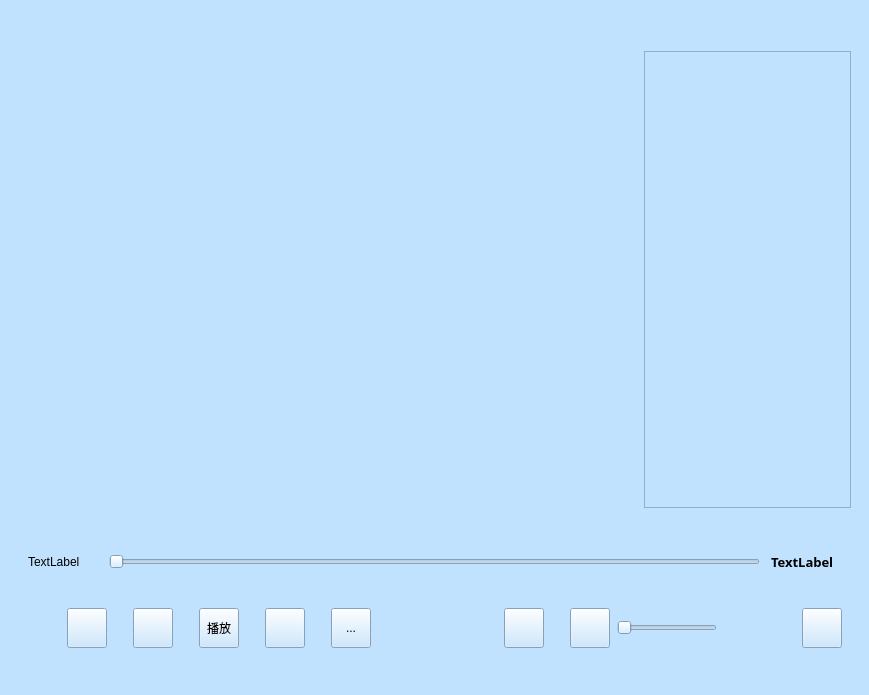
<?xml version="1.0" encoding="UTF-8"?>
<ui version="4.0">
 <class>MainWindow</class>
 <widget class="QMainWindow" name="MainWindow">
  <property name="geometry">
   <rect>
    <x>0</x>
    <y>0</y>
    <width>869</width>
    <height>695</height>
   </rect>
  </property>
  <property name="windowTitle">
   <string>MainWindow</string>
  </property>
  <property name="styleSheet">
   <string notr="true">background-color: rgb(192, 226, 255);</string>
  </property>
  <widget class="QWidget" name="centralwidget">
   <layout class="QVBoxLayout" name="verticalLayout">
    <item>
     <spacer name="upperSpacer">
      <property name="orientation">
       <enum>Qt::Vertical</enum>
      </property>
      <property name="sizeType">
       <enum>QSizePolicy::Fixed</enum>
      </property>
      <property name="sizeHint" stdset="0">
       <size>
        <width>20</width>
        <height>20</height>
       </size>
      </property>
     </spacer>
    </item>
    <item>
     <widget class="QWidget" name="widget_3" native="true">
      <layout class="QGridLayout" name="gridLayout_2">
       <item row="1" column="0">
        <widget class="QLabel" name="playarea">
         <property name="minimumSize">
          <size>
           <width>600</width>
           <height>400</height>
          </size>
         </property>
         <property name="styleSheet">
          <string notr="true"/>
         </property>
         <property name="text">
          <string/>
         </property>
         <property name="alignment">
          <set>Qt::AlignCenter</set>
         </property>
        </widget>
       </item>
       <item row="2" column="0">
        <spacer name="playdownSpacer">
         <property name="orientation">
          <enum>Qt::Vertical</enum>
         </property>
         <property name="sizeType">
          <enum>QSizePolicy::Fixed</enum>
         </property>
         <property name="sizeHint" stdset="0">
          <size>
           <width>20</width>
           <height>10</height>
          </size>
         </property>
        </spacer>
       </item>
       <item row="1" column="1">
        <spacer name="playmiddleSpacer">
         <property name="orientation">
          <enum>Qt::Horizontal</enum>
         </property>
         <property name="sizeType">
          <enum>QSizePolicy::Fixed</enum>
         </property>
         <property name="sizeHint" stdset="0">
          <size>
           <width>20</width>
           <height>20</height>
          </size>
         </property>
        </spacer>
       </item>
       <item row="1" column="2">
        <widget class="QListView" name="m_playlistView">
         <property name="minimumSize">
          <size>
           <width>150</width>
           <height>400</height>
          </size>
         </property>
         <property name="maximumSize">
          <size>
           <width>300</width>
           <height>900</height>
          </size>
         </property>
        </widget>
       </item>
       <item row="0" column="0">
        <spacer name="playupperSpacer">
         <property name="orientation">
          <enum>Qt::Vertical</enum>
         </property>
         <property name="sizeType">
          <enum>QSizePolicy::Fixed</enum>
         </property>
         <property name="sizeHint" stdset="0">
          <size>
           <width>20</width>
           <height>13</height>
          </size>
         </property>
        </spacer>
       </item>
      </layout>
     </widget>
    </item>
    <item>
     <spacer name="verticalSpacer">
      <property name="orientation">
       <enum>Qt::Vertical</enum>
      </property>
      <property name="sizeType">
       <enum>QSizePolicy::Fixed</enum>
      </property>
      <property name="sizeHint" stdset="0">
       <size>
        <width>20</width>
        <height>10</height>
       </size>
      </property>
     </spacer>
    </item>
    <item>
     <widget class="QWidget" name="widget_2" native="true">
      <property name="minimumSize">
       <size>
        <width>0</width>
        <height>30</height>
       </size>
      </property>
      <property name="maximumSize">
       <size>
        <width>16777215</width>
        <height>30</height>
       </size>
      </property>
      <property name="cursor">
       <cursorShape>ArrowCursor</cursorShape>
      </property>
      <layout class="QHBoxLayout" name="horizontalLayout_2">
       <item>
        <spacer name="horizontalSpacer_4">
         <property name="orientation">
          <enum>Qt::Horizontal</enum>
         </property>
         <property name="sizeType">
          <enum>QSizePolicy::Fixed</enum>
         </property>
         <property name="sizeHint" stdset="0">
          <size>
           <width>10</width>
           <height>20</height>
          </size>
         </property>
        </spacer>
       </item>
       <item>
        <widget class="QLabel" name="passedtime">
         <property name="minimumSize">
          <size>
           <width>70</width>
           <height>20</height>
          </size>
         </property>
         <property name="maximumSize">
          <size>
           <width>70</width>
           <height>20</height>
          </size>
         </property>
         <property name="palette">
          <palette>
           <active>
            <colorrole role="Button">
             <brush brushstyle="SolidPattern">
              <color alpha="255">
               <red>192</red>
               <green>226</green>
               <blue>255</blue>
              </color>
             </brush>
            </colorrole>
            <colorrole role="Base">
             <brush brushstyle="SolidPattern">
              <color alpha="255">
               <red>192</red>
               <green>226</green>
               <blue>255</blue>
              </color>
             </brush>
            </colorrole>
            <colorrole role="Window">
             <brush brushstyle="SolidPattern">
              <color alpha="255">
               <red>192</red>
               <green>226</green>
               <blue>255</blue>
              </color>
             </brush>
            </colorrole>
           </active>
           <inactive>
            <colorrole role="Button">
             <brush brushstyle="SolidPattern">
              <color alpha="255">
               <red>192</red>
               <green>226</green>
               <blue>255</blue>
              </color>
             </brush>
            </colorrole>
            <colorrole role="Base">
             <brush brushstyle="SolidPattern">
              <color alpha="255">
               <red>192</red>
               <green>226</green>
               <blue>255</blue>
              </color>
             </brush>
            </colorrole>
            <colorrole role="Window">
             <brush brushstyle="SolidPattern">
              <color alpha="255">
               <red>192</red>
               <green>226</green>
               <blue>255</blue>
              </color>
             </brush>
            </colorrole>
           </inactive>
           <disabled>
            <colorrole role="Button">
             <brush brushstyle="SolidPattern">
              <color alpha="255">
               <red>192</red>
               <green>226</green>
               <blue>255</blue>
              </color>
             </brush>
            </colorrole>
            <colorrole role="Base">
             <brush brushstyle="SolidPattern">
              <color alpha="255">
               <red>192</red>
               <green>226</green>
               <blue>255</blue>
              </color>
             </brush>
            </colorrole>
            <colorrole role="Window">
             <brush brushstyle="SolidPattern">
              <color alpha="255">
               <red>192</red>
               <green>226</green>
               <blue>255</blue>
              </color>
             </brush>
            </colorrole>
           </disabled>
          </palette>
         </property>
         <property name="styleSheet">
          <string notr="true">font: 700 10pt &quot;微软雅黑&quot;;</string>
         </property>
         <property name="text">
          <string>TextLabel</string>
         </property>
        </widget>
       </item>
       <item>
        <spacer name="horizontalSpacer_14">
         <property name="orientation">
          <enum>Qt::Horizontal</enum>
         </property>
         <property name="sizeType">
          <enum>QSizePolicy::Fixed</enum>
         </property>
         <property name="sizeHint" stdset="0">
          <size>
           <width>5</width>
           <height>20</height>
          </size>
         </property>
        </spacer>
       </item>
       <item>
        <widget class="QSlider" name="progressbar">
         <property name="minimumSize">
          <size>
           <width>400</width>
           <height>20</height>
          </size>
         </property>
         <property name="maximumSize">
          <size>
           <width>16777215</width>
           <height>20</height>
          </size>
         </property>
         <property name="cursor">
          <cursorShape>OpenHandCursor</cursorShape>
         </property>
         <property name="styleSheet">
          <string notr="true"/>
         </property>
         <property name="orientation">
          <enum>Qt::Horizontal</enum>
         </property>
        </widget>
       </item>
       <item>
        <spacer name="horizontalSpacer_13">
         <property name="orientation">
          <enum>Qt::Horizontal</enum>
         </property>
         <property name="sizeType">
          <enum>QSizePolicy::Fixed</enum>
         </property>
         <property name="sizeHint" stdset="0">
          <size>
           <width>5</width>
           <height>20</height>
          </size>
         </property>
        </spacer>
       </item>
       <item>
        <widget class="QLabel" name="sumtime">
         <property name="minimumSize">
          <size>
           <width>70</width>
           <height>20</height>
          </size>
         </property>
         <property name="maximumSize">
          <size>
           <width>70</width>
           <height>20</height>
          </size>
         </property>
         <property name="palette">
          <palette>
           <active>
            <colorrole role="Button">
             <brush brushstyle="SolidPattern">
              <color alpha="255">
               <red>192</red>
               <green>226</green>
               <blue>255</blue>
              </color>
             </brush>
            </colorrole>
            <colorrole role="Base">
             <brush brushstyle="SolidPattern">
              <color alpha="255">
               <red>192</red>
               <green>226</green>
               <blue>255</blue>
              </color>
             </brush>
            </colorrole>
            <colorrole role="Window">
             <brush brushstyle="SolidPattern">
              <color alpha="255">
               <red>192</red>
               <green>226</green>
               <blue>255</blue>
              </color>
             </brush>
            </colorrole>
           </active>
           <inactive>
            <colorrole role="Button">
             <brush brushstyle="SolidPattern">
              <color alpha="255">
               <red>192</red>
               <green>226</green>
               <blue>255</blue>
              </color>
             </brush>
            </colorrole>
            <colorrole role="Base">
             <brush brushstyle="SolidPattern">
              <color alpha="255">
               <red>192</red>
               <green>226</green>
               <blue>255</blue>
              </color>
             </brush>
            </colorrole>
            <colorrole role="Window">
             <brush brushstyle="SolidPattern">
              <color alpha="255">
               <red>192</red>
               <green>226</green>
               <blue>255</blue>
              </color>
             </brush>
            </colorrole>
           </inactive>
           <disabled>
            <colorrole role="Button">
             <brush brushstyle="SolidPattern">
              <color alpha="255">
               <red>192</red>
               <green>226</green>
               <blue>255</blue>
              </color>
             </brush>
            </colorrole>
            <colorrole role="Base">
             <brush brushstyle="SolidPattern">
              <color alpha="255">
               <red>192</red>
               <green>226</green>
               <blue>255</blue>
              </color>
             </brush>
            </colorrole>
            <colorrole role="Window">
             <brush brushstyle="SolidPattern">
              <color alpha="255">
               <red>192</red>
               <green>226</green>
               <blue>255</blue>
              </color>
             </brush>
            </colorrole>
           </disabled>
          </palette>
         </property>
         <property name="font">
          <font>
           <family>微软雅黑</family>
           <pointsize>10</pointsize>
           <italic>false</italic>
           <bold>true</bold>
           <stylestrategy>PreferAntialias</stylestrategy>
          </font>
         </property>
         <property name="styleSheet">
          <string notr="true">font: 700 10pt &quot;微软雅黑&quot;;</string>
         </property>
         <property name="text">
          <string>TextLabel</string>
         </property>
        </widget>
       </item>
       <item>
        <spacer name="horizontalSpacer_3">
         <property name="orientation">
          <enum>Qt::Horizontal</enum>
         </property>
         <property name="sizeType">
          <enum>QSizePolicy::Fixed</enum>
         </property>
         <property name="sizeHint" stdset="0">
          <size>
           <width>10</width>
           <height>30</height>
          </size>
         </property>
        </spacer>
       </item>
      </layout>
     </widget>
    </item>
    <item>
     <spacer name="middleSpacer">
      <property name="orientation">
       <enum>Qt::Vertical</enum>
      </property>
      <property name="sizeType">
       <enum>QSizePolicy::Fixed</enum>
      </property>
      <property name="sizeHint" stdset="0">
       <size>
        <width>17</width>
        <height>10</height>
       </size>
      </property>
     </spacer>
    </item>
    <item>
     <widget class="QWidget" name="downwindow" native="true">
      <property name="minimumSize">
       <size>
        <width>0</width>
        <height>65</height>
       </size>
      </property>
      <property name="maximumSize">
       <size>
        <width>16777215</width>
        <height>65</height>
       </size>
      </property>
      <layout class="QHBoxLayout" name="horizontalLayout_4">
       <item>
        <widget class="QWidget" name="widget" native="true">
         <property name="minimumSize">
          <size>
           <width>0</width>
           <height>60</height>
          </size>
         </property>
         <property name="maximumSize">
          <size>
           <width>16777215</width>
           <height>50</height>
          </size>
         </property>
         <layout class="QHBoxLayout" name="horizontalLayout">
          <item>
           <spacer name="horizontalSpacer_8">
            <property name="orientation">
             <enum>Qt::Horizontal</enum>
            </property>
            <property name="sizeType">
             <enum>QSizePolicy::Fixed</enum>
            </property>
            <property name="sizeHint" stdset="0">
             <size>
              <width>40</width>
              <height>20</height>
             </size>
            </property>
           </spacer>
          </item>
          <item>
           <widget class="QToolButton" name="PlayMode">
            <property name="minimumSize">
             <size>
              <width>40</width>
              <height>40</height>
             </size>
            </property>
            <property name="maximumSize">
             <size>
              <width>16777215</width>
              <height>40</height>
             </size>
            </property>
            <property name="styleSheet">
             <string notr="true"/>
            </property>
            <property name="text">
             <string/>
            </property>
            <property name="shortcut">
             <string>Ctrl+M</string>
            </property>
           </widget>
          </item>
          <item>
           <spacer name="horizontalSpacer_7">
            <property name="orientation">
             <enum>Qt::Horizontal</enum>
            </property>
            <property name="sizeType">
             <enum>QSizePolicy::Fixed</enum>
            </property>
            <property name="sizeHint" stdset="0">
             <size>
              <width>20</width>
              <height>20</height>
             </size>
            </property>
           </spacer>
          </item>
          <item>
           <widget class="QToolButton" name="prebtn">
            <property name="minimumSize">
             <size>
              <width>40</width>
              <height>40</height>
             </size>
            </property>
            <property name="maximumSize">
             <size>
              <width>16777215</width>
              <height>40</height>
             </size>
            </property>
            <property name="styleSheet">
             <string notr="true"/>
            </property>
            <property name="text">
             <string/>
            </property>
            <property name="shortcut">
             <string>Ctrl+Left</string>
            </property>
           </widget>
          </item>
          <item>
           <spacer name="horizontalSpacer">
            <property name="orientation">
             <enum>Qt::Horizontal</enum>
            </property>
            <property name="sizeType">
             <enum>QSizePolicy::Fixed</enum>
            </property>
            <property name="sizeHint" stdset="0">
             <size>
              <width>20</width>
              <height>20</height>
             </size>
            </property>
           </spacer>
          </item>
          <item>
           <widget class="QToolButton" name="playbtn">
            <property name="minimumSize">
             <size>
              <width>40</width>
              <height>40</height>
             </size>
            </property>
            <property name="maximumSize">
             <size>
              <width>40</width>
              <height>40</height>
             </size>
            </property>
            <property name="styleSheet">
             <string notr="true"/>
            </property>
            <property name="text">
             <string>播放</string>
            </property>
            <property name="iconSize">
             <size>
              <width>40</width>
              <height>40</height>
             </size>
            </property>
            <property name="shortcut">
             <string>Space</string>
            </property>
           </widget>
          </item>
          <item>
           <spacer name="horizontalSpacer_2">
            <property name="orientation">
             <enum>Qt::Horizontal</enum>
            </property>
            <property name="sizeType">
             <enum>QSizePolicy::Fixed</enum>
            </property>
            <property name="sizeHint" stdset="0">
             <size>
              <width>20</width>
              <height>20</height>
             </size>
            </property>
           </spacer>
          </item>
          <item>
           <widget class="QToolButton" name="nextbtn">
            <property name="minimumSize">
             <size>
              <width>40</width>
              <height>40</height>
             </size>
            </property>
            <property name="maximumSize">
             <size>
              <width>40</width>
              <height>40</height>
             </size>
            </property>
            <property name="styleSheet">
             <string notr="true"/>
            </property>
            <property name="text">
             <string/>
            </property>
            <property name="shortcut">
             <string>Ctrl+Right</string>
            </property>
           </widget>
          </item>
          <item>
           <spacer name="horizontalSpacer_9">
            <property name="orientation">
             <enum>Qt::Horizontal</enum>
            </property>
            <property name="sizeType">
             <enum>QSizePolicy::Fixed</enum>
            </property>
            <property name="sizeHint" stdset="0">
             <size>
              <width>20</width>
              <height>20</height>
             </size>
            </property>
           </spacer>
          </item>
          <item>
           <widget class="QToolButton" name="ratebtn">
            <property name="minimumSize">
             <size>
              <width>40</width>
              <height>40</height>
             </size>
            </property>
            <property name="maximumSize">
             <size>
              <width>40</width>
              <height>40</height>
             </size>
            </property>
            <property name="text">
             <string>...</string>
            </property>
            <property name="shortcut">
             <string>Ctrl+R</string>
            </property>
           </widget>
          </item>
          <item>
           <spacer name="horizontalSpacer_10">
            <property name="orientation">
             <enum>Qt::Horizontal</enum>
            </property>
            <property name="sizeType">
             <enum>QSizePolicy::Fixed</enum>
            </property>
            <property name="sizeHint" stdset="0">
             <size>
              <width>30</width>
              <height>20</height>
             </size>
            </property>
           </spacer>
          </item>
         </layout>
        </widget>
       </item>
       <item>
        <widget class="QWidget" name="widget_4" native="true">
         <property name="minimumSize">
          <size>
           <width>200</width>
           <height>60</height>
          </size>
         </property>
         <property name="maximumSize">
          <size>
           <width>16777215</width>
           <height>50</height>
          </size>
         </property>
         <layout class="QHBoxLayout" name="horizontalLayout_3">
          <item>
           <spacer name="horizontalSpacer_5">
            <property name="orientation">
             <enum>Qt::Horizontal</enum>
            </property>
            <property name="sizeHint" stdset="0">
             <size>
              <width>40</width>
              <height>20</height>
             </size>
            </property>
           </spacer>
          </item>
          <item>
           <widget class="QToolButton" name="fullscreenbtn">
            <property name="minimumSize">
             <size>
              <width>40</width>
              <height>40</height>
             </size>
            </property>
            <property name="maximumSize">
             <size>
              <width>16777215</width>
              <height>40</height>
             </size>
            </property>
            <property name="styleSheet">
             <string notr="true"/>
            </property>
            <property name="text">
             <string/>
            </property>
            <property name="shortcut">
             <string>Ctrl+F</string>
            </property>
           </widget>
          </item>
          <item>
           <spacer name="horizontalSpacer_6">
            <property name="orientation">
             <enum>Qt::Horizontal</enum>
            </property>
            <property name="sizeType">
             <enum>QSizePolicy::Fixed</enum>
            </property>
            <property name="sizeHint" stdset="0">
             <size>
              <width>20</width>
              <height>20</height>
             </size>
            </property>
           </spacer>
          </item>
          <item>
           <widget class="QToolButton" name="volumebtn">
            <property name="minimumSize">
             <size>
              <width>40</width>
              <height>40</height>
             </size>
            </property>
            <property name="maximumSize">
             <size>
              <width>16777215</width>
              <height>40</height>
             </size>
            </property>
            <property name="styleSheet">
             <string notr="true"/>
            </property>
            <property name="text">
             <string/>
            </property>
            <property name="shortcut">
             <string>Ctrl+V</string>
            </property>
           </widget>
          </item>
          <item>
           <spacer name="horizontalSpacer_11">
            <property name="orientation">
             <enum>Qt::Horizontal</enum>
            </property>
            <property name="sizeType">
             <enum>QSizePolicy::Fixed</enum>
            </property>
            <property name="sizeHint" stdset="0">
             <size>
              <width>1</width>
              <height>20</height>
             </size>
            </property>
           </spacer>
          </item>
          <item>
           <widget class="QSlider" name="volslider">
            <property name="minimumSize">
             <size>
              <width>100</width>
              <height>0</height>
             </size>
            </property>
            <property name="maximum">
             <number>1</number>
            </property>
            <property name="singleStep">
             <number>0</number>
            </property>
            <property name="pageStep">
             <number>0</number>
            </property>
            <property name="orientation">
             <enum>Qt::Horizontal</enum>
            </property>
           </widget>
          </item>
          <item>
           <spacer name="horizontalSpacer_12">
            <property name="orientation">
             <enum>Qt::Horizontal</enum>
            </property>
            <property name="sizeHint" stdset="0">
             <size>
              <width>40</width>
              <height>20</height>
             </size>
            </property>
           </spacer>
          </item>
          <item>
           <widget class="QToolButton" name="openfilebtn">
            <property name="minimumSize">
             <size>
              <width>40</width>
              <height>40</height>
             </size>
            </property>
            <property name="maximumSize">
             <size>
              <width>40</width>
              <height>40</height>
             </size>
            </property>
            <property name="styleSheet">
             <string notr="true"/>
            </property>
            <property name="text">
             <string/>
            </property>
            <property name="iconSize">
             <size>
              <width>72</width>
              <height>72</height>
             </size>
            </property>
            <property name="shortcut">
             <string>Ctrl+I</string>
            </property>
           </widget>
          </item>
         </layout>
        </widget>
       </item>
      </layout>
     </widget>
    </item>
    <item>
     <spacer name="downspacer">
      <property name="orientation">
       <enum>Qt::Vertical</enum>
      </property>
      <property name="sizeType">
       <enum>QSizePolicy::Fixed</enum>
      </property>
      <property name="sizeHint" stdset="0">
       <size>
        <width>20</width>
        <height>10</height>
       </size>
      </property>
     </spacer>
    </item>
   </layout>
  </widget>
  <widget class="QStatusBar" name="statusbar"/>
 </widget>
 <resources/>
 <connections/>
</ui>
